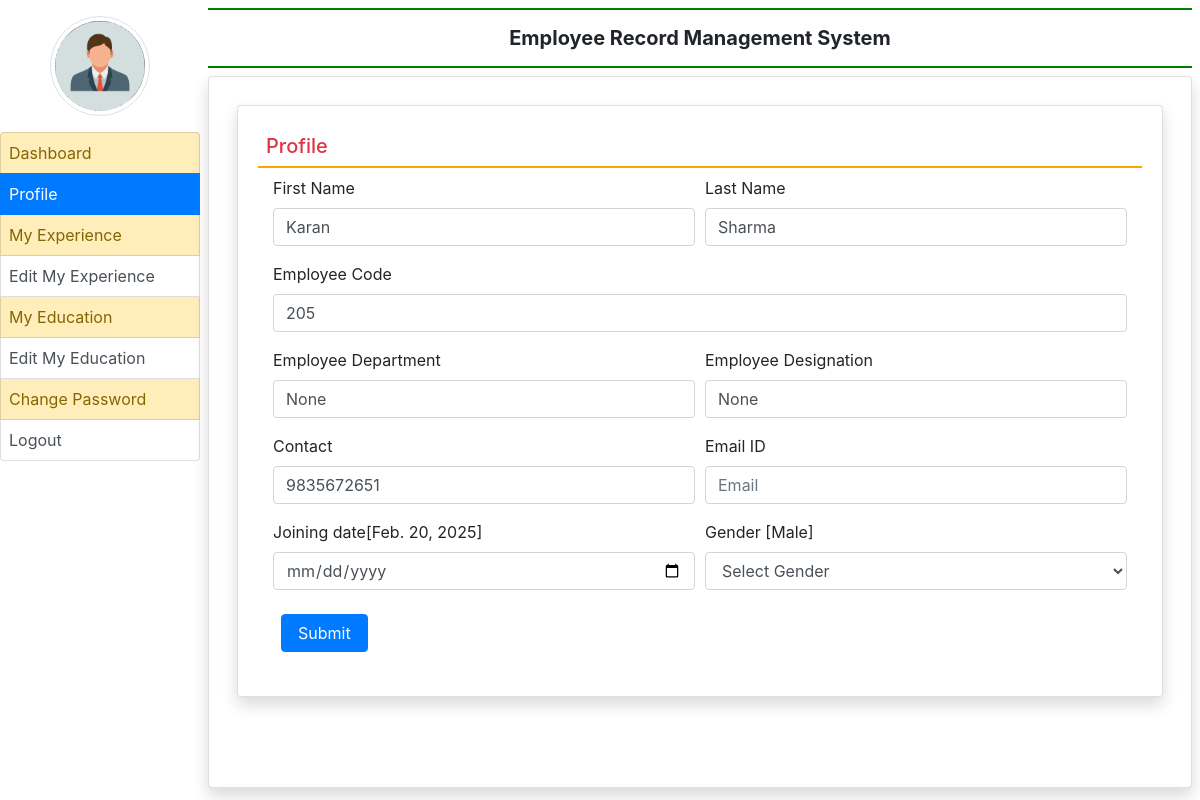
The page /profile/ (signed in) on the database its author committed.
### employee/models.py (models this page shows, shortened)
class EmployeeDetail(models.Model):
    user = models.ForeignKey(User,on_delete=models.CASCADE)
    empcode = models.CharField(max_length=50)
    empdept = models.CharField(max_length=100,null=True)
    designation = models.CharField(max_length=100,null=True)
    contact = models.CharField(max_length=15,null=True)
    gender = models.CharField(max_length=50,null=True)
    joiningdate = models.DateField(null=True)

### employee/views.py (the view, shortened to what this page needs)
# urls.py: path('profile/', profile,name = 'profile'),
def profile(request):
    if not request.user.is_authenticated:
        return redirect('emp_login')
    error = ""
    user = request.user
    employee =EmployeeDetail.objects.get(user=user)
    return render(request,'profile.html',locals())

### employee/templates/profile.html (shortened to what this page needs)
{% extends 'emp_base.html' %}
{% block main %}
<div class=" card shadow m-2">
    <div class="card-body">
        <h5 class="p-2 text-danger" style=" border-bottom : 2px solid orange "> Profile </h5>
        <div class=" container-fluid">
            <form method="post">
                <div class=" form-row">
                    <div class="col-sm-6">
                        <div class="form-group">
                            <label>First Name</label>
                            <input type="text" name="firstname" class="form-control" placeholder="Enter First Name"
                                pattern="[A-Za-z]+" value="{{employee.user.first_name}}">
                        </div>
                    </div>
                    <div class="col-sm-6">
                        <div class="form-group">
                            <label>Last Name</label>
                            <input type="text" name="lastname" class="form-control" placeholder="Enter Last Name"
                                pattern="[A-Za-z]+" value="{{employee.user.last_name}}">
                        </div>
                    </div>
                    <div class="col-sm-12">
                        <div class="form-group">
                            <label>Employee Code </label>
                            <input type="text" name="empcode" class="form-control"
                                placeholder="Enter your employee code" pattern="[0-9]+" value="{{employee.empcode}}">
                        </div>
                    </div>
                    <div class="col-sm-6">
                        <div class="form-group">
                            <label>Employee Department </label>
                            <input type="text" name="department" class="form-control"
                                placeholder="Enter your department" value="{{employee.empdept}}">
                        </div>
                    </div>
                    <div class="col-sm-6">
                        <div class="form-group">
                            <label>Employee Designation </label>
                            <input type="text" name="designation" class="form-control"
                                placeholder="Enter your designation" value="{{employee.designation}}">
                        </div>
                    </div>
                    <div class="col-sm-6">
                        <div class="form-group">
                            <label>Contact </label>
                            <input type="text" name="contact" class="form-control" placeholder="Contact Number"
                                value="{{employee.contact}}">
                        </div>
                    </div>
                    <div class="col-sm-6">
                        <div class="form-group">
                            <label>Email ID </label>
                            <input type="emailid" name="email" class="form-control" placeholder="Email"
                                value="{{employee.user.email}}">
                        </div>
                    </div>
                    <div class="col-sm-6">
                        <div class="form-group">
                            <label>Joining date[{{employee.joiningdate}}]</label>
                            <input type="date" name="jdate" class="form-control">
                        </div>
                    </div>
                    <div class="col-sm-6">
                        <div class="form-group">
                            <label>Gender [{{employee.gender}}]</label>
                            <select name="gender" class="form-control">
                                <option value="None">Select Gender</option>
                            </select>
                        </div>
                    </div>
                </div>
                <input type="submit" value="Submit" class="m-2 px-3 btn btn-primary">
            </form>
        </div>
    </div>
</div>
{% endblock %}

### rows shown on the page
EmployeeDetail: firstname "Karan", lastname "Sharma", empcode "205", department "None", designation "None", contact "9835672651", joiningdate "Feb. 20, 2025", gender "Male"
